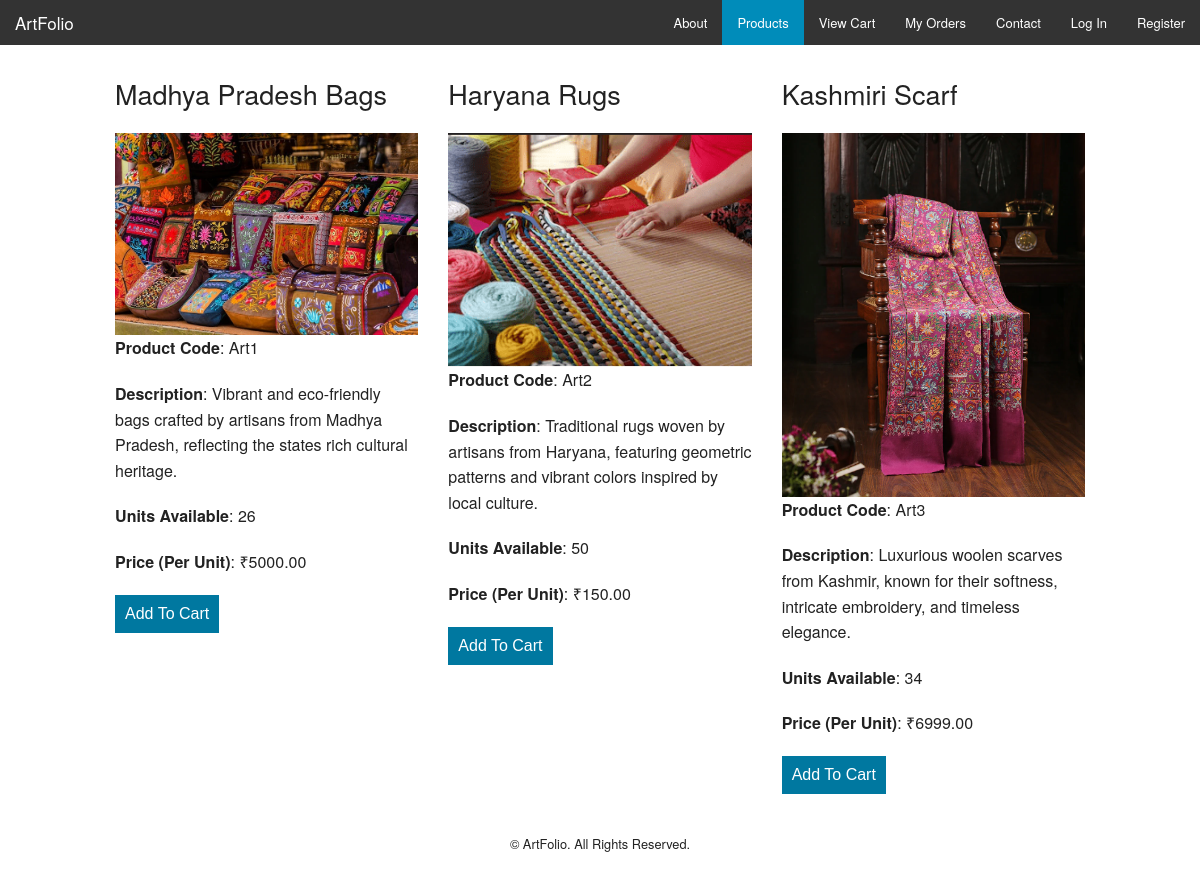
/products.php, run on the app's committed database.
### tables this page shows
CREATE TABLE IF NOT EXISTS `products` (
  `id` int(11) NOT NULL AUTO_INCREMENT,
  `product_code` varchar(60) NOT NULL,
  `product_name` varchar(60) NOT NULL,
  `product_desc` tinytext NOT NULL,
  `product_img_name` varchar(60) NOT NULL,
  `qty` int(5) NOT NULL,
  `price` decimal(10,2) NOT NULL,
  PRIMARY KEY (`id`),
  UNIQUE KEY `product_code` (`product_code`)
);

### config.php (called while the page is built, shortened)
<?php
$currency = '₹';
?>

### products.php (the view, shortened to what this page needs)
<?php
include 'config.php';
?>
<!doctype html>
<html class="no-js" lang="en">
  <head>
    <link rel="stylesheet" href="css/foundation.css" />
  </head>
  <body>
    <nav class="top-bar" data-topbar role="navigation">
      <ul class="title-area">
        <li class="name">
          <h1><a href="index.php">ArtFolio</a></h1>
        </li>
      </ul>
      <section class="top-bar-section">
        <ul class="right">
          <li><a href="about.php">About</a></li>
          <li class='active'><a href="products.php">Products</a></li>
          <li><a href="cart.php">View Cart</a></li>
          <li><a href="orders.php">My Orders</a></li>
          <li><a href="contact.php">Contact</a></li>
          <?php
          if(isset($_SESSION['username'])){
            echo '<li><a href="account.php">My Account</a></li>';
            echo '<li><a href="logout.php">Log Out</a></li>';
          }
          else{
            echo '<li><a href="login.php">Log In</a></li>';
            echo '<li><a href="register.php">Register</a></li>';
          }
          ?>
        </ul>
      </section>
    </nav>
    <div class="row" style="margin-top:10px;">
      <div class="small-12">
        <?php
          $result = $mysqli->query('SELECT * FROM products');
          if($result){
            while($obj = $result->fetch_object()) {
              echo '<div class="large-4 columns">';
              echo '<p><h3>'.$obj->product_name.'</h3></p>';
              echo '<img src="images/products/'.$obj->product_img_name.'"/>';
              echo '<p><strong>Product Code</strong>: '.$obj->product_code.'</p>';
              echo '<p><strong>Description</strong>: '.$obj->product_desc.'</p>';
              echo '<p><strong>Units Available</strong>: '.$obj->qty.'</p>';
              echo '<p><strong>Price (Per Unit)</strong>: '.$currency.$obj->price.'</p>';
              if($obj->qty > 0){
                echo '<p><a href="update-cart.php?action=add&id='.$obj->id.'"><input type="submit" value="Add To Cart" style="clear:both; background: #0078A0; border: none; color: #fff; font-size: 1em; padding: 10px;" /></a></p>';
              }
              else {
                echo 'Out Of Stock!';
              }
              echo '</div>';
            }
          }
          echo '</div>';
          echo '</div>';
          ?>
        <div class="row" style="margin-top:10px;">
          <div class="small-12">
        <footer style="margin-top:10px;">
           <p style="text-align:center; font-size:0.8em;clear:both;">&copy; ArtFolio. All Rights Reserved.</p>
        </footer>
      </div>
    </div>
  </body>
</html>

### data on the page
products: product_name "Madhya Pradesh Bags", product_img_name (picture), product_code "Art1", product_desc "Vibrant and eco-friendly bags crafted by artisans from Madhya Pradesh, reflecting the states rich cultural heritage.", qty "26", price "5000.00"
products: product_name "Haryana Rugs", product_img_name (picture), product_code "Art2", product_desc "Traditional rugs woven by artisans from Haryana, featuring geometric patterns and vibrant colors inspired by local culture.", qty "50", price "150.00"
products: product_name "Kashmiri Scarf", product_img_name (picture), product_code "Art3", product_desc "Luxurious woolen scarves from Kashmir, known for their softness, intricate embroidery, and timeless elegance.", qty "34", price "6999.00"
